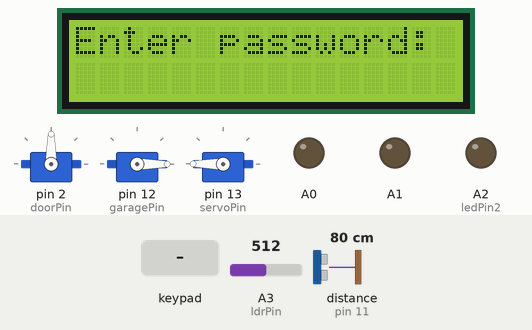
Recording of a sketch running on a simulated Arduino Uno, built with avr-gcc and run on an emulated ATmega328P. On the bench: 16×2 character LCD, 3 × servo, output pins drawn as LEDs (lit = HIGH). Wiring (inferred from the names in the program): ultrasonic range finder: trigger pin 10; echo pin 11. Inputs (shaded band) come from the test bench; at power-on: A3 (ldrPin) = 512, distance to the obstacle (sensor on pin 11) 80 cm. The echo pulse lasts 58.3 µs per cm; pins used as bus, display or sensor lines are not drawn; what the sketch prints to the serial monitor is not drawn.

Above: at 1.2 s.
1.3 s: keypad keys 3 4 5 6 # pressed 0.4 s apart
At 4.3 s:
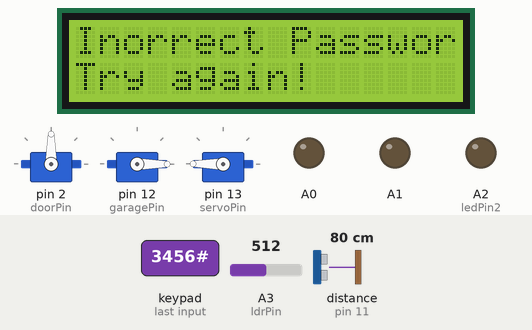
4.8 s: key '#' pressed
At 5.6 s:
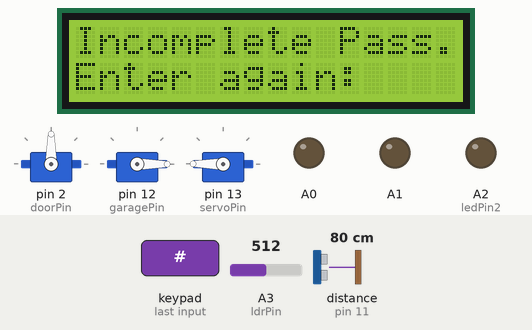
6.3 s: keypad keys 3 4 5 6 * pressed 0.4 s apart
At 6.52 s:
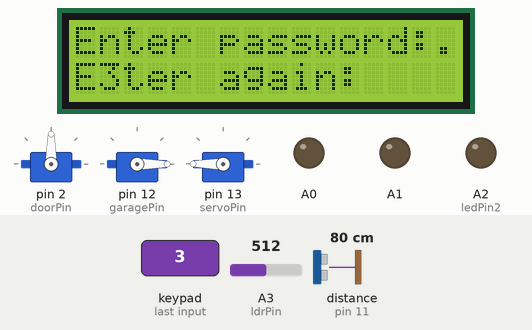
9.8 s: keypad keys 7 8 9 # pressed 0.4 s apart
At 10.82 s:
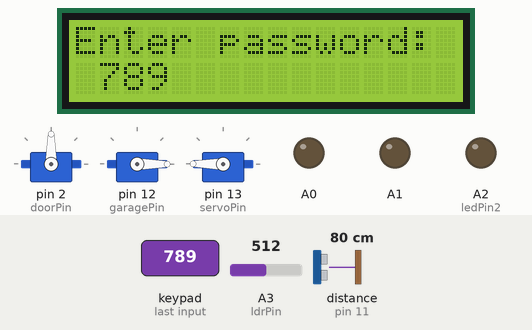
12.9 s: key '1' pressed
At 13.7 s:
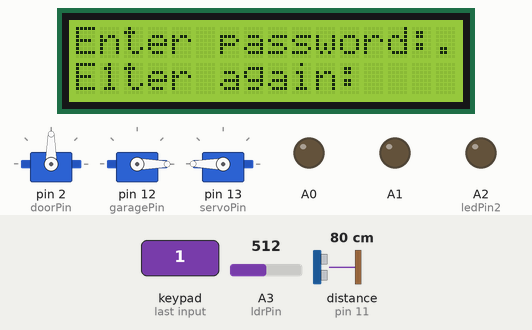
14.4 s: keypad keys 3 4 5 6 pressed 0.4 s apart
At 16.1 s:
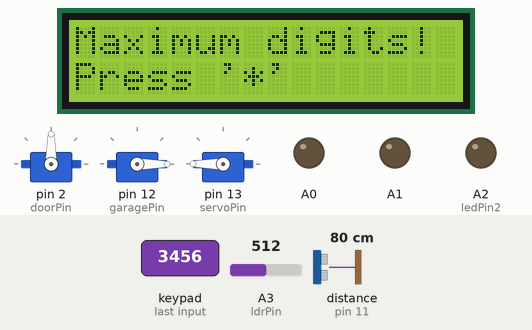
Timing chart, 0 to 17.6 s (numbered marks = the images above; inputs shaded):
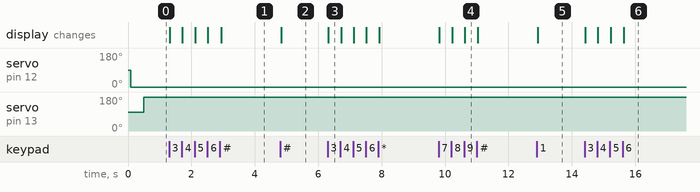

Measured:
- after the input at 1.3 s, the display: first changes at once (image 1 shows a later state)
- after the input at 4.8 s, the display: changes at once (image 2)
- after the input at 6.3 s, the display: changes at once (image 3)
- after the input at 9.8 s, the display: first changes at once (image 4 shows a later state)
- after the input at 12.9 s, the display: changes at once (image 5)
- after the input at 14.4 s, the display: first changes at once (image 6 shows a later state)

The sketch:

entrance_witrh_ldr.ino
```cpp
//keypad library
#include <Keypad.h>

//servo library
#include <Servo.h>

//LCD
#include <Wire.h>
#include <LiquidCrystal_I2C.h>

#define TRIG_PIN 10  // Pin connected to the TRIG pin of the ultrasonic sensor
#define ECHO_PIN 11 // Pin connected to the ECHO pin of the ultrasonic sensor
#define ldrPin A3    // LDR connected to A0
#define ledPin2 A2    // LED connected to digital pin 8
#define servoPin 13   // Servo connected to digital pin 9
#define threshold 100 // Threshold for light/dark (adjust as needed)
#define doorPin 2
#define garagePin 12
// Initialize the LCD with the I2C address
LiquidCrystal_I2C lcd(0x27, 16, 2);

long duration;
int distance;
Servo door; //2 blue
Servo garage; // 12 yellow
Servo curtainServo; // 13 purple

//variables
String user_password[4];
String pass[4] = {"2", "0", "2", "2"};
int i = 0; // Tracks the number of digits entered
int count = 0;

bool key = false;

//keypad
const byte ROWS = 4;
const byte COLS = 3;

char hexaKeys[ROWS][COLS] = {
  {'1', '2', '3'},
  {'4', '5', '6'},
  {'7', '8', '9'},
  {'*', '0', '#'}
};

byte rowPins[ROWS] = {3, 4, 5, 6}; //connect to the row pinouts of the keypad
byte colPins[COLS] = {7, 8, 9}; //connect to the column pinouts of the keypad

Keypad customKeypad = Keypad(makeKeymap(hexaKeys), rowPins, colPins, ROWS, COLS);


unsigned long doorTimer = 0;
unsigned long garageTimer = 0;
unsigned long ldrTimer = 0;
unsigned long ultrasonicTimer = 0;
bool doorOpen = false;
bool garageOpen = false;

void setup() {
  Serial.begin(9600);
   // Initialize the LCD
  lcd.init();
  lcd.backlight();  // Turn on the LCD backlight
  lcd.setCursor(0, 0);  // Set cursor to the first row, first column
    lcd.print("Enter password:");
  door.attach(doorPin); // Attach the servo to pin 2
  garage.attach(garagePin); // Attach the servo to pin 12
  Serial.println("Enter the password:");
  pinMode(TRIG_PIN, OUTPUT); // Set the TRIG pin as an output
  pinMode(ECHO_PIN, INPUT);  // Set the ECHO pin as an input
  pinMode(A0, OUTPUT);
  pinMode(A1, OUTPUT);
  pinMode(ledPin2, OUTPUT);  // Set LED as output
  curtainServo.attach(servoPin); // Attach servo motor to pin

  door.write(90);
  garage.write(0);
  curtainServo.write(100);
}

void loop() {
  ldr();
  ultrasonic();

  boolean face = face_det();
  boolean key = keybad();
  if (face || key) {
    open_door();
    if (face) {
      Serial.print("Welcome from face det!");
    }
    if (key) {
      Serial.print("Welcome from keybad!");
    }
  }


//garage.write(90);
}

// Function to validate the entered password
bool validatePassword() {
  for (int j = 0; j < 4; j++) {
    if (user_password[j] != pass[j]) {
      return false; // Return false if any digit doesn't match
    }
  }
  return true; // Password is correct
}

// Function to open the door
void open_door() {
  if (!doorOpen) {
    analogWrite(A0, 255);
    door.write(180);  // Open door
    doorTimer = millis();
    doorOpen = true;
  }
  if (doorOpen && millis() - doorTimer >= 5000) {
    analogWrite(A0, 0);
    door.write(90);    // Close door
    doorOpen = false;
  }
}


void open_garage() {
  if (!garageOpen) {
//      analogWrite(A1, 255);
    garage.write(90);         // Open the garage (set to 180 degrees)
    garageTimer = millis();    // Store the opening time
    garageOpen = true;         // Mark garage as open
    Serial.println("Garage opened.");
  }
  // Check if it's time to close the garage
  if (garageOpen && millis() - garageTimer >= 5000) {
     analogWrite(A1, 0);
    garage.write(0);          // Close the garage (set to 90 degrees)
    garageOpen = false;        // Mark garage as closed
    Serial.println("Garage closed.");
  }
}


void ldr() {
  if (millis() - ldrTimer >= 500) {
    ldrTimer = millis();
    int ldrValue = analogRead(ldrPin); // Read the LDR value (0-1023)
//    Serial.print("Ldr value: ");
//  Serial.println(ldrValue);         // Print LDR value to the serial monitor

  if (ldrValue < threshold) { // Simulate night (low light)
    digitalWrite(ledPin2, HIGH); // Turn on the LED (lights on)
    curtainServo.write(90);      // Close the curtains (servo to 0 degrees)
    Serial.println("Night: Lights ON, Curtains Closed");
  } else { // Simulate day (bright light)
    digitalWrite(ledPin2, LOW);  // Turn off the LED (lights off)
    curtainServo.write(180);     // Open the curtains (servo to 90 degrees)
    Serial.println("Day: Lights OFF, Curtains Open");
  }
  }
}

void ultrasonic() {
  if(garageOpen)
 {
   open_garage();
 }
  if (millis() - ultrasonicTimer >= 500) {
    ultrasonicTimer = millis();
    // Send a 10-microsecond pulse to trigger the sensor
    digitalWrite(TRIG_PIN, LOW);
    delayMicroseconds(2);
    digitalWrite(TRIG_PIN, HIGH);
    delayMicroseconds(10);
    digitalWrite(TRIG_PIN, LOW);

    // Measure the duration of the ECHO pulse
    duration = pulseIn(ECHO_PIN, HIGH);

    // Calculate the distance in centimeters
    distance = duration * 0.034 / 2; // Speed of sound = 340 m/s or 0.034 cm/µs

    // Display the distance on the Serial Monitor
    Serial.print("Distance: ");
    Serial.print(distance);
    Serial.println(" cm");

    if (distance <= 20) {
      Serial.print("Opened Garage: Obj at distance: ");
      Serial.println(distance);
      open_garage();
    }
  }
}

boolean face_det() {
  if (Serial.available() > 0) {
    char command = Serial.read();
    Serial.print(command);
    key = (command == '1');
    return key;
  }
  return false;
}

boolean keybad() {
  if(doorOpen)
  {
     open_door();
  }

  key = false;
  char customKey = customKeypad.getKey();
  if (customKey && !face_det()) {
    if (customKey == '*') {
      Serial.println("\nPassword reset. Enter again:");
       lcd.clear();
    lcd.setCursor(0,0);
    lcd.print("Enter password:");
      i = 0;
    } else if (customKey == '#') {
      if (i == 4) {
        if (validatePassword()) {
          Serial.println("\nCorrect Password, Welcome!");
           lcd.clear();
    lcd.setCursor(0,0);
    lcd.print("Correct Password.");
    lcd.setCursor(0,1);
        lcd.print("Welcome home!");

          key = true;
        } else {
          Serial.println("\nIncorrect Password, Try again!");
          lcd.clear();
           lcd.setCursor(0,0);
    lcd.print("Inorrect Password.");
    lcd.setCursor(0,1);
        lcd.print("Try again!");
        }
      } else {
        Serial.println("\nIncomplete Pass, Enter again:");
                   lcd.setCursor(0,0);
    lcd.print("Incomplete Pass.");
    lcd.setCursor(0,1);
        lcd.print("Enter again:");
      }
      i = 0;
    } else if (i < 4) {
      user_password[i] = String(customKey);
      i++;
      Serial.print(customKey);
      lcd.setCursor(0,0);
      lcd.print("Enter password:");
             lcd.setCursor(i,1);
    lcd.print(customKey);


    } else {
      Serial.println("\nMaximum digits entered. Press '*' to reset or '#' to submit.");
      lcd.clear();
      lcd.setCursor(0,0);
      lcd.print("Maximum digits!");
      lcd.setCursor(0,1);
      lcd.print("Press '*'");

    }
  }
  return key;
}
```
